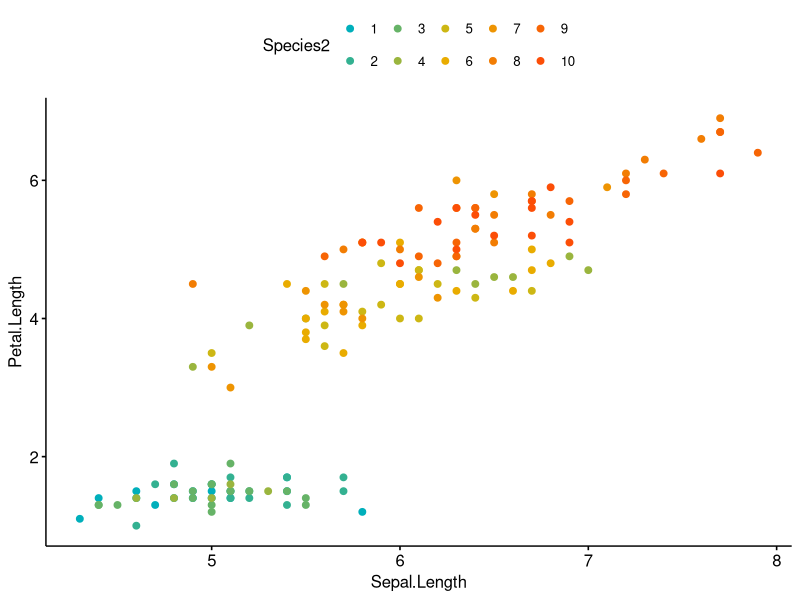
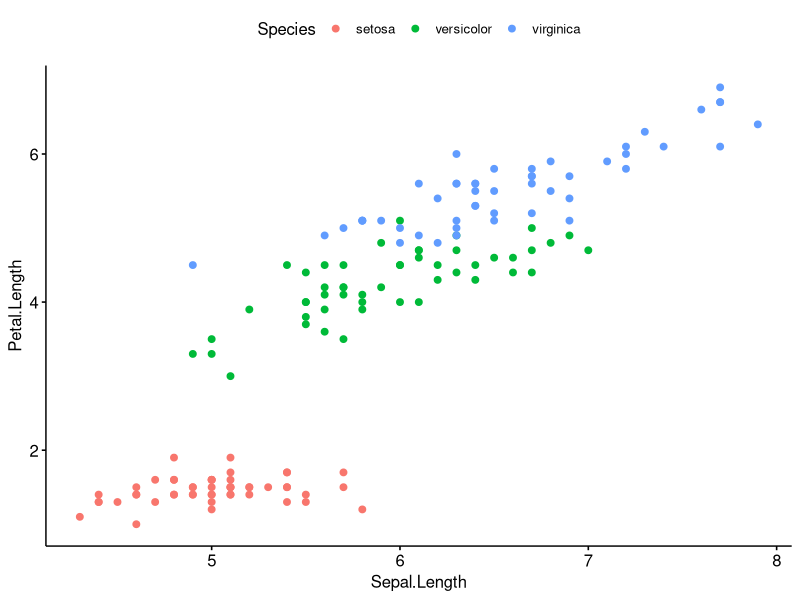
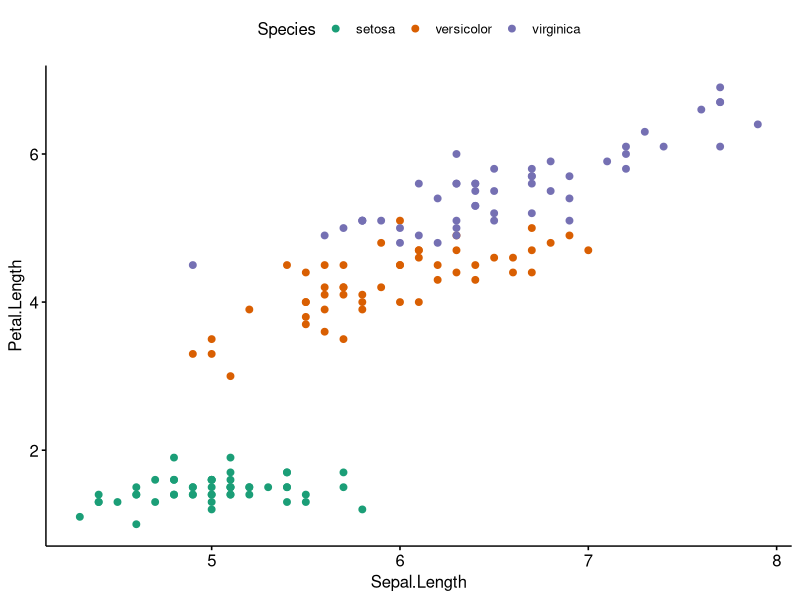
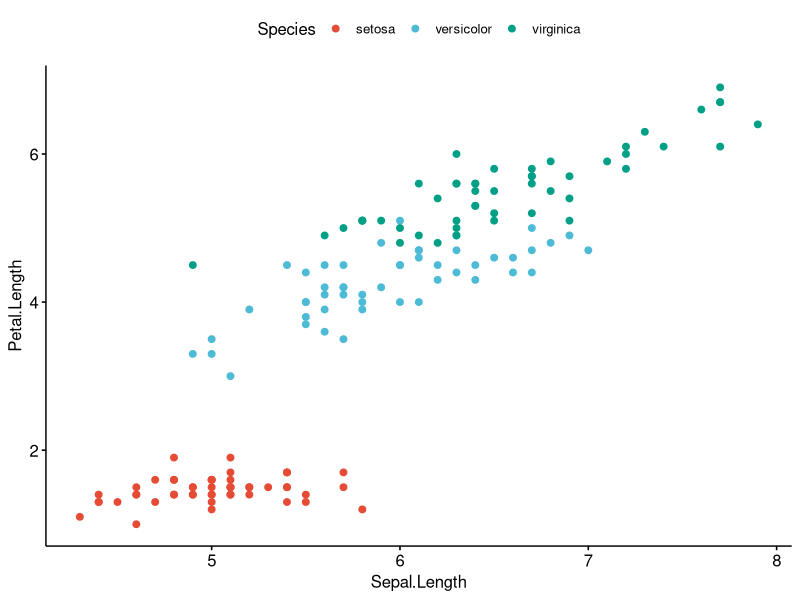
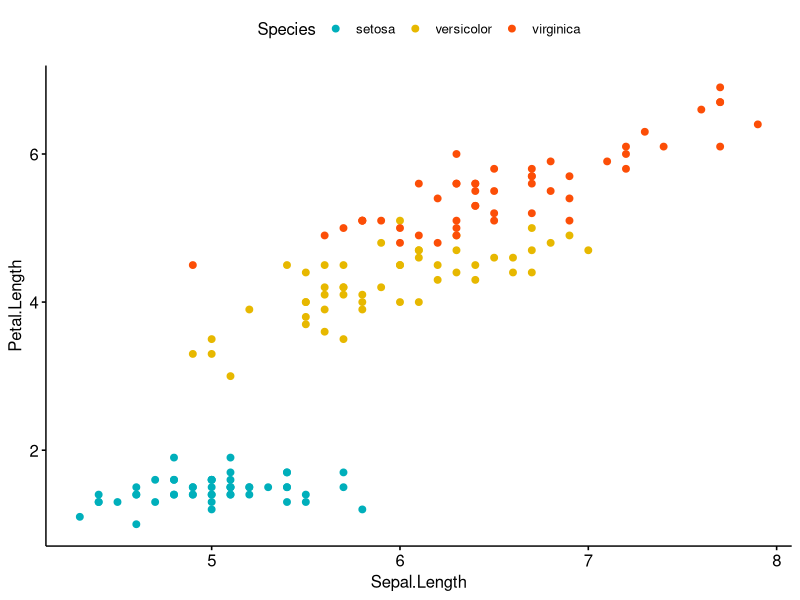
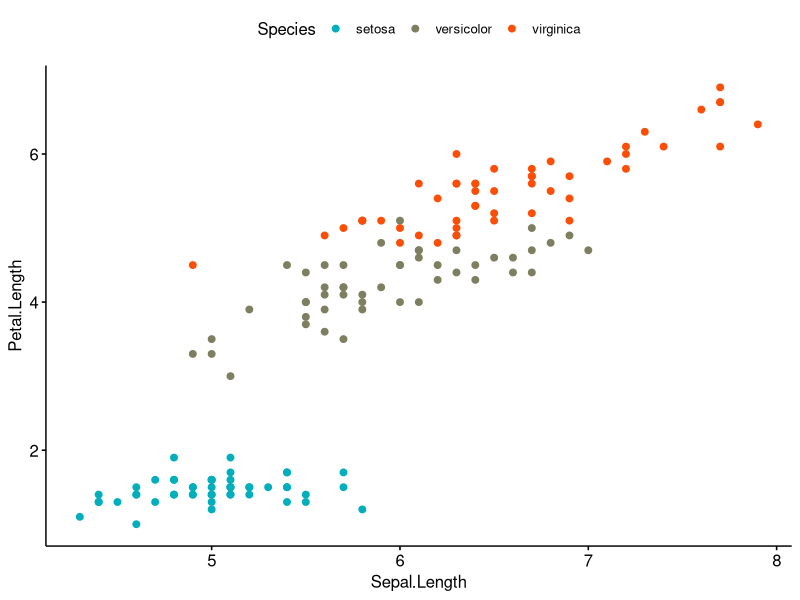

Generate these figures, in order, with R:
library(ggpubr)


### Name: get_palette
### Title: Generate Color Palettes
### Aliases: get_palette

### ** Examples

data("iris")
iris$Species2 <- factor(rep(c(1:10), each = 15))

# Generate a gradient of 10 colors
ggscatter(iris, x = "Sepal.Length", y = "Petal.Length",
 color = "Species2",
 palette = get_palette(c("#00AFBB", "#E7B800", "#FC4E07"), 10))

# Scatter plot with default color palette
ggscatter(iris, x = "Sepal.Length", y = "Petal.Length",
 color = "Species")

# RColorBrewer color palettes
ggscatter(iris, x = "Sepal.Length", y = "Petal.Length",
 color = "Species", palette = get_palette("Dark2", 3))

# ggsci color palettes
ggscatter(iris, x = "Sepal.Length", y = "Petal.Length",
 color = "Species", palette = get_palette("npg", 3))

# Custom color palette
ggscatter(iris, x = "Sepal.Length", y = "Petal.Length",
 color = "Species",
 palette = c("#00AFBB", "#E7B800", "#FC4E07"))

# Or use this
ggscatter(iris, x = "Sepal.Length", y = "Petal.Length",
 color = "Species",
 palette = get_palette(c("#00AFBB", "#FC4E07"), 3))
